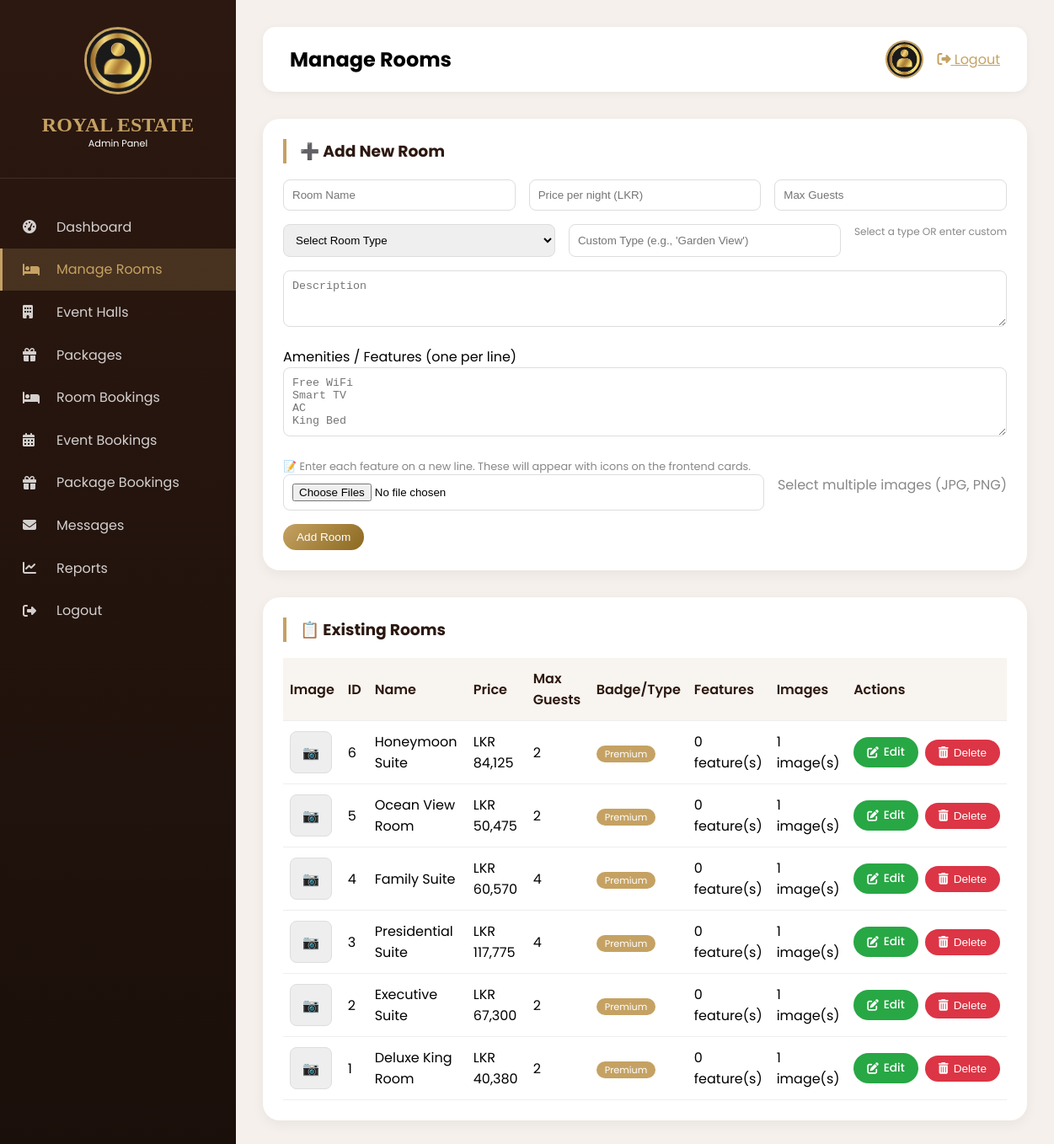
Screenshot of /admin/manage-rooms.php (signed in) with the database file from the repository.
### tables this page shows
CREATE TABLE `rooms` (
  `id` int(11) NOT NULL,
  `name` varchar(100) NOT NULL,
  `price` decimal(10,2) NOT NULL,
  `max_guests` int(11) NOT NULL,
  `description` text DEFAULT NULL,
  `features` text DEFAULT NULL,
  `badge` varchar(100) DEFAULT 'Premium',
  `image` varchar(255) DEFAULT NULL,
  `images` text DEFAULT NULL,
  `status` enum('active','inactive') DEFAULT 'active',
  `created_at` timestamp NOT NULL DEFAULT current_timestamp()
);

### admin/manage-rooms.php (the view, shortened to what this page needs)
<?php
$admin_avatar = '../assets/images/admin-avatar.jpg';
$default_avatar = 'https://randomuser.me/api/portraits/men/2.jpg';
require_once '../config/db_connection.php';
function createSlug($string) {
    $string = strtolower(trim($string));
    $string = preg_replace('/[^a-z0-9-]/', '-', $string);
    $string = preg_replace('/-+/', '-', $string);
    return trim($string, '-');
}
$rooms = [];
$result = $conn->query("SELECT * FROM rooms WHERE status = 'active' ORDER BY id DESC");
if ($result) {
    while ($row = $result->fetch_assoc()) {
        $row['images'] = json_decode($row['images'] ?? '[]', true) ?: [];
        $row['features'] = json_decode($row['features'] ?? '[]', true) ?: [];
        $row['slug'] = createSlug($row['name']);
        $rooms[] = $row;
    }
}
?>
<!DOCTYPE html>
<html lang="en">
<head>
    <link rel="stylesheet" href="https://cdnjs.cloudflare.com/ajax/libs/font-awesome/6.4.0/css/all.min.css">
</head>
<body>
<div class="admin-container">
    <div class="sidebar">
        <div class="sidebar-header">
            <img src="<?php echo htmlspecialchars($admin_avatar); ?>" alt="Admin Avatar" onerror="this.src='<?php echo $default_avatar; ?>'">
            <h2>ROYAL ESTATE</h2>
            <p style="font-size:0.7rem;">Admin Panel</p>
        </div>
        <div class="sidebar-nav">
            <a href="index.php"><i class="fas fa-tachometer-alt"></i> Dashboard</a>
            <a href="manage-rooms.php" class="active"><i class="fas fa-bed"></i> Manage Rooms</a>
            <a href="manage-halls.php"><i class="fas fa-building"></i> Event Halls</a>
            <a href="manage-packages.php"><i class="fas fa-gift"></i> Packages</a>
            <a href="room-bookings.php"><i class="fas fa-bed"></i> Room Bookings</a>
            <a href="event-bookings.php"><i class="fas fa-calendar-alt"></i> Event Bookings</a>
            <a href="package-bookings.php"><i class="fas fa-gift"></i> Package Bookings</a>
            <a href="manage-messages.php"><i class="fas fa-envelope"></i> Messages</a>
            <a href="reports.php"><i class="fas fa-chart-line"></i> Reports</a>
            <a href="logout.php"><i class="fas fa-sign-out-alt"></i> Logout</a>
        </div>
    </div>
    <div class="main-content">
        <div class="top-bar">
            <h2>Manage Rooms</h2>
            <div class="top-bar-right">
                <img src="<?php echo htmlspecialchars($admin_avatar); ?>" alt="Profile" onerror="this.src='<?php echo $default_avatar; ?>'">
                <a href="logout.php" style="color:#c5a263;"><i class="fas fa-sign-out-alt"></i> Logout</a>
            </div>
        </div>
        <div class="card">
            <h3>➕ Add New Room</h3>
            <form method="POST" enctype="multipart/form-data">
                <div class="form-row">
                    <input type="text" name="name" placeholder="Room Name" required>
                    <input type="number" step="0.01" name="price" placeholder="Price per night (LKR)" required>
                    <input type="number" name="max_guests" placeholder="Max Guests" required>
                </div>
                <div class="form-row">
                    <select name="badge" required>
                        <option value="">Select Room Type</option>
                    </select>
                    <input type="text" name="badge_custom" placeholder="Custom Type (e.g., 'Garden View')">
                    <span style="font-size:0.75rem; color:#888;">Select a type OR enter custom</span>
                </div>
                <textarea name="description" placeholder="Description" rows="3"></textarea>
                <div class="form-group">
                    <label>Amenities / Features (one per line)</label>
                    <textarea name="features" rows="4" placeholder="Free WiFi&#10;Smart TV&#10;AC&#10;King Bed"></textarea>
                    <p class="help-text">📝 Enter each feature on a new line. These will appear with icons on the frontend cards.</p>
                </div>
                <div class="form-row">
                    <input type="file" name="room_images[]" accept="image/*" multiple>
                    <span style="color:#888;">Select multiple images (JPG, PNG)</span>
                </div>
                <button type="submit" name="add">Add Room</button>
            </form>
        </div>
        <div class="card">
            <h3>📋 Existing Rooms</h3>
            <div style="overflow-x: auto;">
                <table class="data-table">
                    <thead>
                        <tr>
                            <th>Image</th>
                            <th>ID</th>
                            <th>Name</th>
                            <th>Price</th>
                            <th>Max Guests</th>
                            <th>Badge/Type</th>
                            <th>Features</th>
                            <th>Images</th>
                            <th>Actions</th>
                        </tr>
                    </thead>
                    <tbody>
                        <?php if (empty($rooms)): ?>
                            <tr><td colspan="9" style="text-align:center; padding:20px;">No rooms found. Add your first room above!</td></tr>
                        <?php else: ?>
                            <?php foreach($rooms as $room): ?>
                            <tr>
                                <td data-label="Image">
                                    <?php
                                    $img_path = !empty($room['images']) ? $room['images'][0] : (!empty($room['image']) ? $room['image'] : '');
                                    if (!empty($img_path) && file_exists('../' . $img_path)): ?>
                                        <img src="<?php echo $img_path; ?>" class="room-thumb" alt="Room">
                                    <?php else: ?>
                                        <div class="room-thumb" style="background:#eee; display:flex; align-items:center; justify-content:center;">📷</div>
                                    <?php endif; ?>
                                </td>
                                <td data-label="ID"><?php echo $room['id']; ?></td>
                                <td data-label="Name"><?php echo htmlspecialchars($room['name']); ?></td>
                                <td data-label="Price">LKR <?php echo number_format($room['price']); ?></td>
                                <td data-label="Max Guests"><?php echo $room['max_guests']; ?></td>
                                <td data-label="Badge/Type">
                                    <span style="background:#c5a263; color:white; padding:2px 10px; border-radius:12px; font-size:0.7rem;">
                                        <?php echo htmlspecialchars($room['badge'] ?? 'Premium'); ?>
                                    </span>
                                </td>
                                <td data-label="Features"><?php echo count($room['features']); ?> feature(s)</td>
                                <td data-label="Images"><?php echo count($room['images']); ?> image(s)</td>
                                <td data-label="Actions">
                                    <div class="action-buttons">
                                        <a href="?edit_id=<?php echo $room['id']; ?>" class="btn-edit"><i class="fas fa-edit"></i> Edit</a>
                                        <form method="POST" style="display: inline-block;" onsubmit="return confirm('Delete this room and all images?');">
                                            <button type="submit" name="delete" class="btn-delete"><i class="fas fa-trash-alt"></i> Delete</button>
                                        </form>
                                    </div>
                                </td>
                            </tr>
                            <?php endforeach; ?>
                        <?php endif; ?>
                    </tbody>
                </table>
            </div>
        </div>
    </div>
</div>
</body>
</html>

### admin/manage-rooms.php (style rules this page uses)
* { margin: 0; padding: 0; box-sizing: border-box; }
body { font-family: 'Poppins', sans-serif; background: #f5f0eb; }
.admin-container { display: flex; min-height: 100vh; }
.sidebar { width: 280px; background: linear-gradient(180deg, #2c1810 0%, #1a0f0a 100%); color: white; position: fixed; top: 0; left: 0; bottom: 0; overflow-y: auto; z-index: 100; }
.sidebar-header { padding: 2rem 1.5rem; text-align: center; border-bottom: 1px solid rgba(255,255,255,0.1); }
.sidebar-header img { width: 80px; height: 80px; border-radius: 50%; border: 3px solid #c5a263; margin-bottom: 1rem; object-fit: cover; }
.sidebar-header h2 { font-family: 'Playfair Display', serif; color: #c5a263; font-size: 1.5rem; }
.sidebar-nav { margin-top: 2rem; }
.sidebar-nav a { display: flex; align-items: center; gap: 1rem; padding: 0.8rem 1.5rem; color: rgba(255,255,255,0.8); text-decoration: none; transition: 0.3s; border-left: 3px solid transparent; }
.sidebar-nav a i { width: 24px; }
.sidebar-nav a:hover, .sidebar-nav a.active { background: rgba(197,162,99,0.2); color: #c5a263; border-left-color: #c5a263; }
.main-content { flex: 1; margin-left: 280px; padding: 2rem; }
.top-bar { background: white; padding: 1rem 2rem; border-radius: 15px; display: flex; justify-content: space-between; align-items: center; margin-bottom: 2rem; box-shadow: 0 2px 10px rgba(0,0,0,0.05); }
.top-bar-right { display: flex; align-items: center; gap: 1rem; }
.top-bar-right img { width: 45px; height: 45px; border-radius: 50%; object-fit: cover; border: 2px solid #c5a263; }
.card { background: white; border-radius: 20px; padding: 1.5rem; margin-bottom: 2rem; box-shadow: 0 5px 15px rgba(0,0,0,0.05); }
.card h3 { margin-bottom: 1.2rem; color: #2c1810; border-left: 4px solid #c5a263; padding-left: 1rem; }
.form-row { display: flex; gap: 1rem; flex-wrap: wrap; margin-bottom: 1rem; }
.form-row input, .form-row select { flex: 1; padding: 10px; border: 1px solid #ddd; border-radius: 8px; }
textarea { width: 100%; padding: 10px; border: 1px solid #ddd; border-radius: 8px; margin-bottom: 1rem; }
button, .btn-edit, .btn-delete { background: linear-gradient(135deg, #c5a263, #8b691f); color: white; border: none; padding: 8px 16px; border-radius: 30px; cursor: pointer; font-weight: 500; transition: 0.2s; display: inline-flex; align-items: center; gap: 6px; text-decoration: none; font-size: 0.85rem; }
.btn-edit { background: #28a745; }
.btn-delete { background: #dc3545; }
.action-buttons { display: flex; gap: 8px; flex-wrap: nowrap; align-items: center; }
.data-table { width: 100%; border-collapse: collapse; }
.data-table th, .data-table td { padding: 12px 8px; text-align: left; border-bottom: 1px solid #eee; vertical-align: middle; }
.data-table th { background: #f8f4ef; font-weight: 600; color: #2c1810; }
.room-thumb { width: 50px; height: 50px; object-fit: cover; border-radius: 8px; border: 1px solid #ddd; }
.help-text { font-size: 0.8rem; color: #888; margin-top: 4px; }

### rows the page displays
rooms: id "6", name "Honeymoon Suite", price "84,125", max_guests "2", badge "Premium", count($room['features']) "0", count($room['images']) "1"
rooms: id "5", name "Ocean View Room", price "50,475", max_guests "2", badge "Premium", count($room['features']) "0", count($room['images']) "1"
rooms: id "4", name "Family Suite", price "60,570", max_guests "4", badge "Premium", count($room['features']) "0", count($room['images']) "1"
rooms: id "3", name "Presidential Suite", price "117,775", max_guests "4", badge "Premium", count($room['features']) "0", count($room['images']) "1"
rooms: id "2", name "Executive Suite", price "67,300", max_guests "2", badge "Premium", count($room['features']) "0", count($room['images']) "1"
rooms: id "1", name "Deluxe King Room", price "40,380", max_guests "2", badge "Premium", count($room['features']) "0", count($room['images']) "1"
